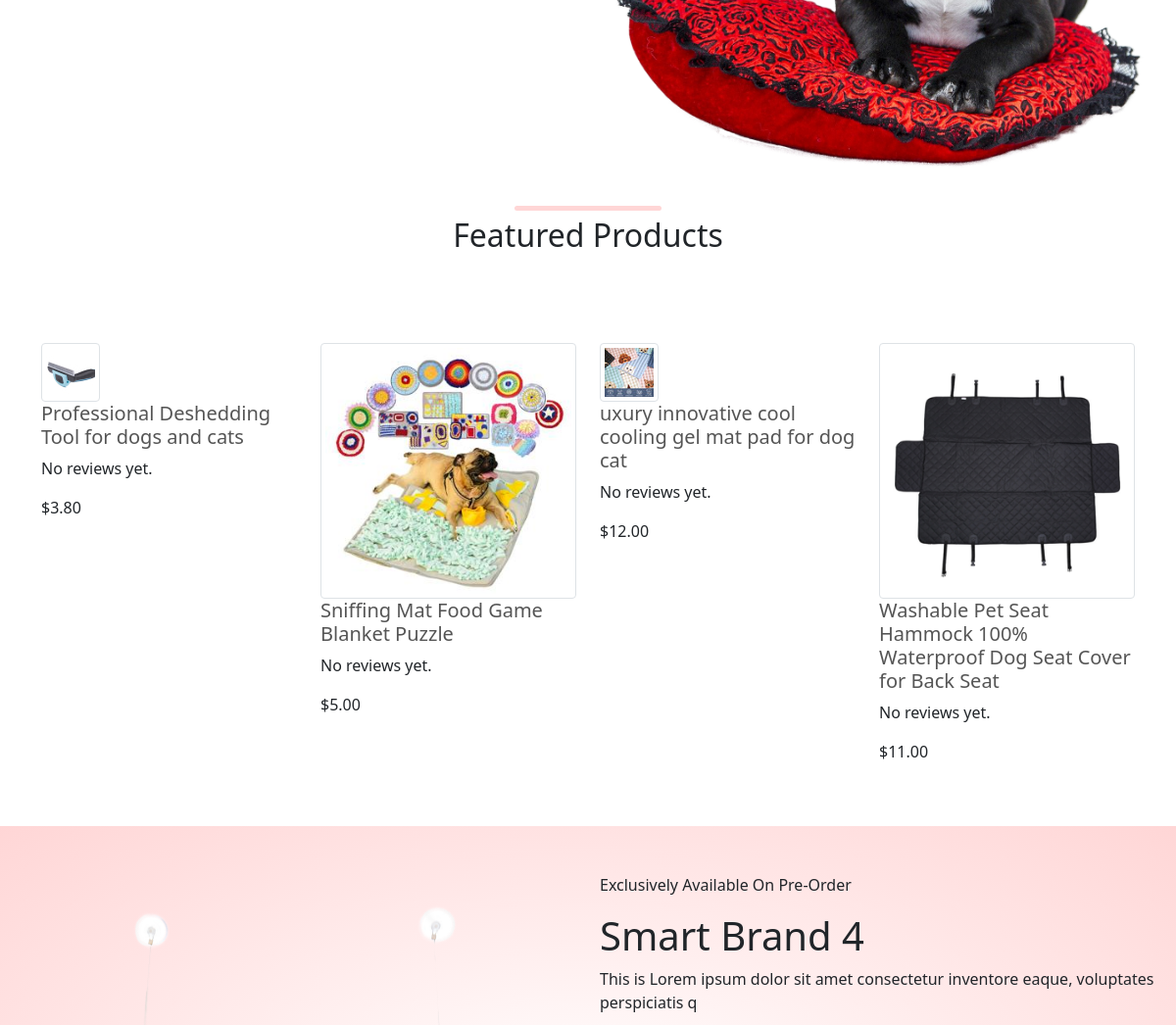
/ (middle part), run on an earlier commit of the app's database.
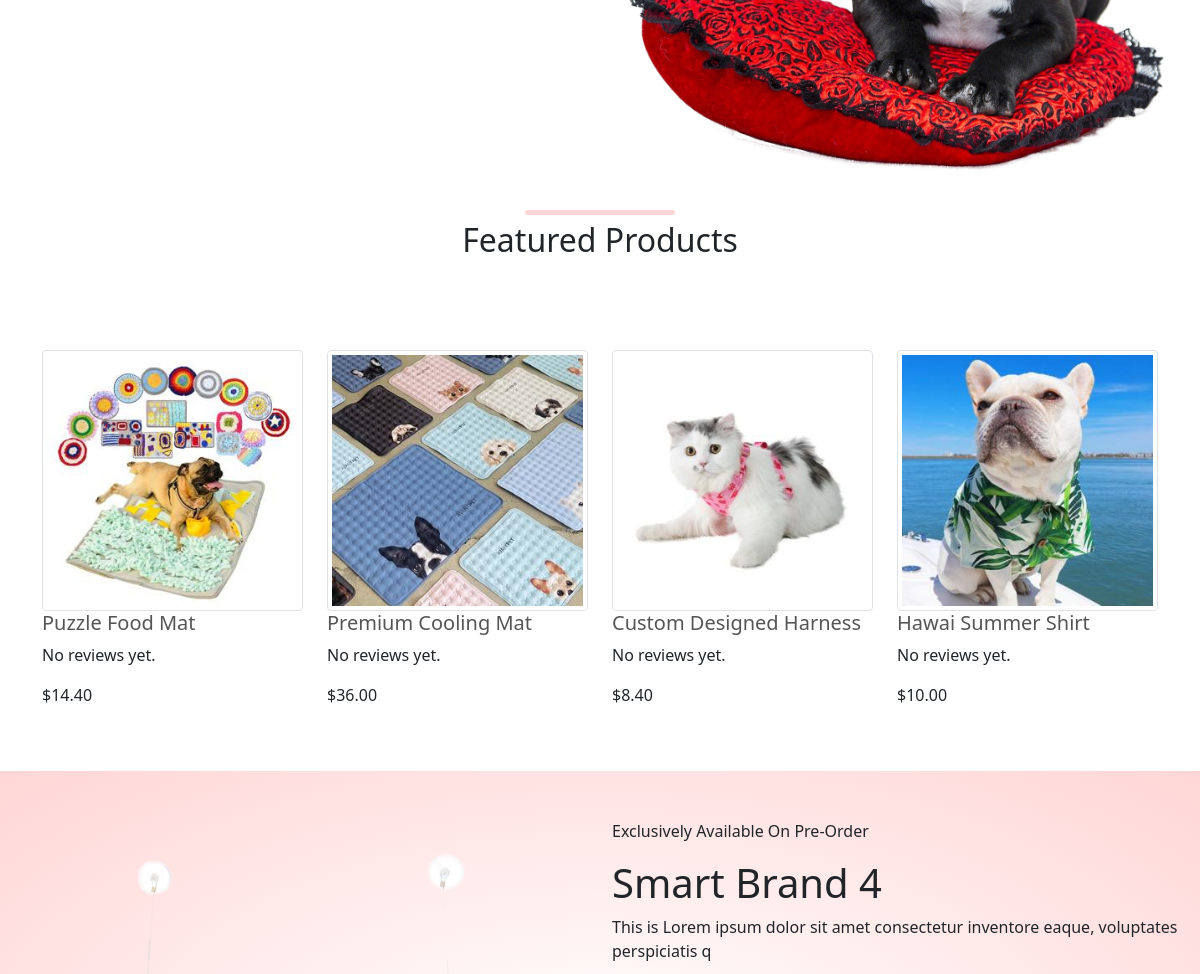
And on a later commit of the database.
### store/models.py (models this page shows, shortened)
class Product(models.Model):
    VARIANTS = (
        ('None', 'None'),
        ('Size', 'Size'),
        ('Color', 'Color'),
        ('Size-Color', 'Size-Color')
    )
    name = models.CharField(max_length=255)
    price = models.DecimalField(max_digits=6, decimal_places=2)
    keyword = models.CharField(max_length=255)
    date_added = models.DateTimeField(default=timezone.now)
    image = models.ImageField(upload_to='products')
    description = RichTextUploadingField()
    variant = models.CharField(max_length=10, choices=VARIANTS, default='None')
    def image_tag(self):
        return mark_safe(f'<img src="{self.image.url}" height="50">')
    image_tag.short_description = "Product Image"
    def review_average(self):
        rating_dic = Review.objects.filter(product=self).aggregate(average_rating=Avg('rating'))
        rating = rating_dic['average_rating']
        if rating:
            rating_list = []
            for i in range(1, 6):
                if rating > i:
                    rating_list.append("fas fa-star")
                elif rating >= (i - 0.5):
                    rating_list.append('fas fa-star-half-alt')
                else:
                    rating_list.append('far fa-star')
            return rating_list
        else:
            return None

### store/views.py (the view)
# urls.py: path('', views.home, name='store-home'),
def home(request):
    context = {
        'title': 'Home',
        'products': Product.objects.all(),
        'latest_products': Product.objects.order_by('-date_added')[:4]
    }
    return render(request, 'store/home.html', context)

### store/templates/store/home.html (shortened to what this page needs)
{% extends "store/base.html" %}
{% load static %}
{% block content %}
    <div class="container-fluid text-center pt-5">
        <div class="row showcase">
            <div class="col-sm pt-5">
            </div>
            <div class="col">
                <img src="{% static 'store/images/showcase.png' %}" class="img-fluid" alt="">
            </div>
        </div>
    </div>
    <div class="container mb-5">
        <h2 class="title">Featured Products</h2>
        <div class="row">
            {% for product in latest_products %}
                <div class="col-sm products">
                    <img src="{{ product.image.url }}" class="img-thumbnail" alt="">
                    <h5>{{ product.name }}</h5>
                    {% if product.review_average %}
                    <div class="rating">
                        {% for rating in product.review_average %}
                            <i class="{{ rating }}" aria-hidden="true"></i>
                        {% endfor %}
                        {{ product.review_count }} Review{{ product.review_count|pluralize }}
                    </div>
                    {% else %}
                        <p>No reviews yet.</p>
                    {% endif %}
                    <p>${{ product.price }}</p>
                </div>
            {% endfor %}
        </div>
    </div>
    <div class="container-fluid">
        <div class="row bg-pink">
            <div class="col-sm">
                <img src="{% static 'store/images/hammock.png' %}" class="img-fluid p-5" alt="">
            </div>
            <div class="col pt-5">
                <p>Exclusively Available On Pre-Order</p>
                <h1>Smart Brand 4</h1>
                <p>This is Lorem ipsum dolor sit amet consectetur inventore eaque, voluptates perspiciatis q</p>
            </div>
        </div>
    </div>
{% endblock content %}

What changed in the data, as far as the page shows it:
removed Product: image (picture), name "Professional Deshedding Tool for dogs and cats", shows "No reviews yet.", price "3.80"
removed Product: image (picture), name "Sniffing Mat Food Game Blanket Puzzle", shows "No reviews yet.", price "5.00"
removed Product: image (picture), name "uxury innovative cool cooling gel mat pad for dog cat", shows "No reviews yet.", price "12.00"
removed Product: image (picture), name "Washable Pet Seat Hammock 100% Waterproof Dog Seat Cover for Back Seat", shows "No reviews yet.", price "11.00"
added Product: image (picture), name "Puzzle Food Mat", shows "No reviews yet.", price "14.40"
added Product: image (picture), name "Premium Cooling Mat", shows "No reviews yet.", price "36.00"
added Product: image (picture), name "Custom Designed Harness", shows "No reviews yet.", price "8.40"
added Product: image (picture), name "Hawai Summer Shirt", shows "No reviews yet.", price "10.00"
